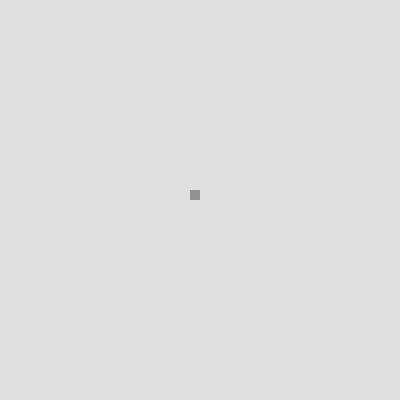
Frame 1 (no input)
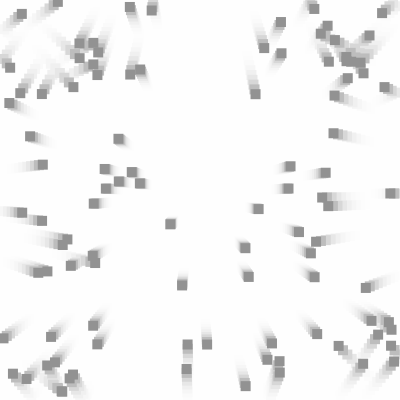
Frame 60 (the mouse pressed at the canvas centre just before this capture)
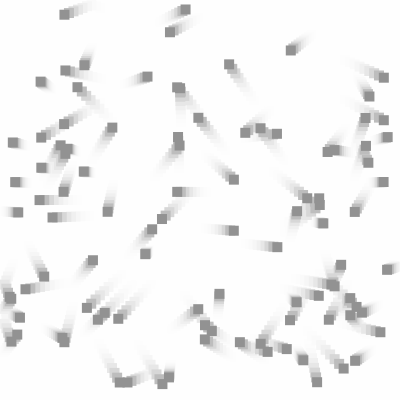
Frame 120 (the mouse held since frame 60 and released just before this capture)

The Processing sketch that drew these frames (run headless with seeded random() and noise(); from frame 60 on, the mouse is pressed at the canvas centre):

// Processing sketch: processing_1298
// ── processing_1298.pde

int numboxes;
int boxwidth;
int boxheight;
Box[] boxes;

void setup() {
  noStroke();
  size(400,400);
  numboxes = 100;
  boxwidth = 10;
  boxheight = 10;

  boxes = new Box[numboxes];
  for (int i = 0; i < numboxes; i++) {
    boxes[i] = new Box();
  }
}

void draw() {
  fill(255, 100);
  rect(0,0,width,height);
  for (int i = 0; i < numboxes; i++) {
    boxes[i].draw();
  }
}

class Box {
  float x;
  float y;
  float xvel;
  float yvel;
 
  Box() {
    x = (height/2)-boxwidth;
    y = (width/2)-boxheight;
    xvel = random(-5,5);
    yvel = random(-5,5);
  }
  void draw() {
    fill(#929292);
    rect(x,y,boxwidth,boxheight);
    
    if (x >= width-boxwidth) {
      xvel = -abs(xvel);
    }
    if (x <= 0) {
      xvel = abs(xvel);
    }
    if (y >= height-boxheight) {
      yvel = -abs(yvel);
    }
    if (y <= 0) {
      yvel = abs(yvel);
    }
    
    x = x + xvel;
    y = y + yvel;
  }
}

void mouseClicked() {
  boxes = new Box[numboxes];
  for (int i = 0; i < numboxes; i++) {
    boxes[i] = new Box();
  }
}
